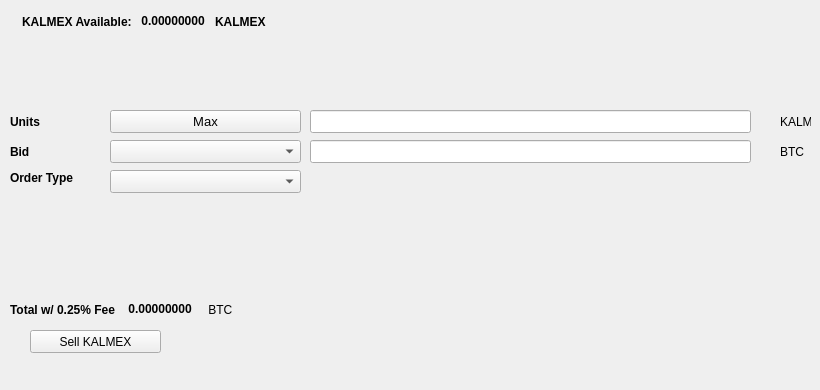
   <widget class="QWidget" name="SellTab">
    <attribute name="title">
     <string>Sell</string>
    </attribute>
    <widget class="QLabel" name="label_16">
     <property name="geometry">
      <rect>
       <x>780</x>
       <y>140</y>
       <width>31</width>
       <height>23</height>
      </rect>
     </property>
     <property name="text">
      <string>BTC</string>
     </property>
    </widget>
    <widget class="QComboBox" name="SellBidcomboBox">
     <property name="geometry">
      <rect>
       <x>110</x>
       <y>140</y>
       <width>191</width>
       <height>23</height>
      </rect>
     </property>
     <property name="font">
      <font>
       <pointsize>10</pointsize>
      </font>
     </property>
    </widget>
    <widget class="QLabel" name="label_18">
     <property name="geometry">
      <rect>
       <x>10</x>
       <y>110</y>
       <width>46</width>
       <height>23</height>
      </rect>
     </property>
     <property name="font">
      <font>
       <weight>75</weight>
       <bold>true</bold>
      </font>
     </property>
     <property name="text">
      <string>Units</string>
     </property>
    </widget>
    <widget class="QPushButton" name="Sell_Max_Amount">
     <property name="geometry">
      <rect>
       <x>110</x>
       <y>110</y>
       <width>191</width>
       <height>23</height>
      </rect>
     </property>
     <property name="font">
      <font>
       <pointsize>10</pointsize>
      </font>
     </property>
     <property name="text">
      <string>Max</string>
     </property>
    </widget>
    <widget class="QLabel" name="label_20">
     <property name="geometry">
      <rect>
       <x>10</x>
       <y>170</y>
       <width>91</width>
       <height>16</height>
      </rect>
     </property>
     <property name="font">
      <font>
       <weight>75</weight>
       <bold>true</bold>
      </font>
     </property>
     <property name="text">
      <string>Order Type</string>
     </property>
    </widget>
    <widget class="QComboBox" name="SellOrdertypeCombo">
     <property name="geometry">
      <rect>
       <x>110</x>
       <y>170</y>
       <width>191</width>
       <height>23</height>
      </rect>
     </property>
     <property name="font">
      <font>
       <pointsize>10</pointsize>
      </font>
     </property>
    </widget>
    <widget class="QLabel" name="label_21">
     <property name="geometry">
      <rect>
       <x>10</x>
       <y>140</y>
       <width>46</width>
       <height>23</height>
      </rect>
     </property>
     <property name="font">
      <font>
       <weight>75</weight>
       <bold>true</bold>
      </font>
     </property>
     <property name="text">
      <string>Bid</string>
     </property>
    </widget>
    <widget class="QLabel" name="label_22">
     <property name="geometry">
      <rect>
       <x>780</x>
       <y>110</y>
       <width>31</width>
       <height>23</height>
      </rect>
     </property>
     <property name="text">
      <string>KALMEX</string>
     </property>
    </widget>
    <widget class="QLineEdit" name="UnitsInputKALMEX">
     <property name="geometry">
      <rect>
       <x>310</x>
       <y>110</y>
       <width>441</width>
       <height>23</height>
      </rect>
     </property>
     <property name="font">
      <font>
       <pointsize>9</pointsize>
       <weight>75</weight>
       <bold>true</bold>
      </font>
     </property>
    </widget>
    <widget class="QLineEdit" name="SellBidPriceEdit">
     <property name="geometry">
      <rect>
       <x>310</x>
       <y>140</y>
       <width>441</width>
       <height>23</height>
      </rect>
     </property>
     <property name="font">
      <font>
       <pointsize>9</pointsize>
       <weight>75</weight>
       <bold>true</bold>
      </font>
     </property>
    </widget>
    <widget class="QPushButton" name="SellKALMEXBTN">
     <property name="geometry">
      <rect>
       <x>30</x>
       <y>330</y>
       <width>131</width>
       <height>23</height>
      </rect>
     </property>
     <property name="text">
      <string>Sell KALMEX</string>
     </property>
     <property name="icon">
      <iconset resource="../KALMEX">
       <normaloff>:/icons/bitcoin</normaloff>:/icons/bitcoin</iconset>
     </property>
    </widget>
    <widget class="QWidget" name="layoutWidget3">
     <property name="geometry">
      <rect>
       <x>22</x>
       <y>12</y>
       <width>258</width>
       <height>19</height>
      </rect>
     </property>
     <layout class="QHBoxLayout" name="horizontalLayout">
      <item>
       <widget class="QLabel" name="label232_2">
        <property name="font">
         <font>
          <weight>75</weight>
          <bold>true</bold>
         </font>
        </property>
        <property name="text">
         <string>KALMEX Available:</string>
        </property>
       </widget>
      </item>
      <item>
       <widget class="QLabel" name="KALMEXAvailableLabel">
        <property name="palette">
         <palette>
          <active>
           <colorrole role="WindowText">
            <brush brushstyle="SolidPattern">
             <color alpha="255">
              <red>0</red>
              <green>0</green>
              <blue>0</blue>
             </color>
            </brush>
           </colorrole>
           <colorrole role="Button">
            <brush brushstyle="SolidPattern">
             <color alpha="255">
              <red>0</red>
              <green>170</green>
              <blue>0</blue>
             </color>
            </brush>
           </colorrole>
           <colorrole role="Light">
            <brush brushstyle="SolidPattern">
             <color alpha="255">
              <red>0</red>
              <green>255</green>
              <blue>0</blue>
             </color>
            </brush>
           </colorrole>
           <colorrole role="Midlight">
            <brush brushstyle="SolidPattern">
             <color alpha="255">
              <red>0</red>
              <green>212</green>
              <blue>0</blue>
             </color>
            </brush>
           </colorrole>
           <colorrole role="Dark">
            <brush brushstyle="SolidPattern">
             <color alpha="255">
              <red>0</red>
              <green>85</green>
              <blue>0</blue>
             </color>
            </brush>
           </colorrole>
           <colorrole role="Mid">
            <brush brushstyle="SolidPattern">
             <color alpha="255">
              <red>0</red>
              <green>113</green>
              <blue>0</blue>
             </color>
            </brush>
           </colorrole>
           <colorrole role="Text">
            <brush brushstyle="SolidPattern">
             <color alpha="255">
              <red>0</red>
              <green>170</green>
              <blue>0</blue>
             </color>
            </brush>
           </colorrole>
           <colorrole role="BrightText">
            <brush brushstyle="SolidPattern">
             <color alpha="255">
              <red>255</red>
              <green>255</green>
              <blue>255</blue>
             </color>
            </brush>
           </colorrole>
           <colorrole role="ButtonText">
            <brush brushstyle="SolidPattern">
             <color alpha="255">
              <red>0</red>
              <green>0</green>
              <blue>0</blue>
             </color>
            </brush>
           </colorrole>
           <colorrole role="Base">
            <brush brushstyle="SolidPattern">
             <color alpha="255">
              <red>255</red>
              <green>255</green>
              <blue>255</blue>
             </color>
            </brush>
           </colorrole>
           <colorrole role="Window">
            <brush brushstyle="SolidPattern">
             <color alpha="255">
              <red>0</red>
              <green>170</green>
              <blue>0</blue>
             </color>
            </brush>
           </colorrole>
           <colorrole role="Shadow">
            <brush brushstyle="SolidPattern">
             <color alpha="255">
              <red>0</red>
              <green>0</green>
              <blue>0</blue>
             </color>
            </brush>
           </colorrole>
           <colorrole role="AlternateBase">
            <brush brushstyle="SolidPattern">
             <color alpha="255">
              <red>127</red>
              <green>212</green>
              <blue>127</blue>
             </color>
            </brush>
           </colorrole>
           <colorrole role="ToolTipBase">
            <brush brushstyle="SolidPattern">
             <color alpha="255">
              <red>255</red>
              <green>255</green>
              <blue>220</blue>
             </color>
            </brush>
           </colorrole>
           <colorrole role="ToolTipText">
            <brush brushstyle="SolidPattern">
             <color alpha="255">
              <red>0</red>
              <green>0</green>
              <blue>0</blue>
             </color>
            </brush>
           </colorrole>
          </active>
          <inactive>
           <colorrole role="WindowText">
            <brush brushstyle="SolidPattern">
             <color alpha="255">
              <red>0</red>
              <green>0</green>
              <blue>0</blue>
             </color>
            </brush>
           </colorrole>
           <colorrole role="Button">
            <brush brushstyle="SolidPattern">
             <color alpha="255">
              <red>0</red>
              <green>170</green>
              <blue>0</blue>
             </color>
            </brush>
           </colorrole>
           <colorrole role="Light">
            <brush brushstyle="SolidPattern">
             <color alpha="255">
              <red>0</red>
              <green>255</green>
              <blue>0</blue>
             </color>
            </brush>
           </colorrole>
           <colorrole role="Midlight">
            <brush brushstyle="SolidPattern">
             <color alpha="255">
              <red>0</red>
              <green>212</green>
              <blue>0</blue>
             </color>
            </brush>
           </colorrole>
           <colorrole role="Dark">
            <brush brushstyle="SolidPattern">
             <color alpha="255">
              <red>0</red>
              <green>85</green>
              <blue>0</blue>
             </color>
            </brush>
           </colorrole>
           <colorrole role="Mid">
            <brush brushstyle="SolidPattern">
             <color alpha="255">
              <red>0</red>
              <green>113</green>
              <blue>0</blue>
             </color>
            </brush>
           </colorrole>
           <colorrole role="Text">
            <brush brushstyle="SolidPattern">
             <color alpha="255">
              <red>0</red>
              <green>170</green>
              <blue>0</blue>
             </color>
            </brush>
           </colorrole>
           <colorrole role="BrightText">
            <brush brushstyle="SolidPattern">
             <color alpha="255">
              <red>255</red>
              <green>255</green>
              <blue>255</blue>
             </color>
            </brush>
           </colorrole>
           <colorrole role="ButtonText">
            <brush brushstyle="SolidPattern">
             <color alpha="255">
              <red>0</red>
              <green>0</green>
              <blue>0</blue>
             </color>
            </brush>
           </colorrole>
           <colorrole role="Base">
            <brush brushstyle="SolidPattern">
             <color alpha="255">
              <red>255</red>
              <green>255</green>
              <blue>255</blue>
             </color>
            </brush>
           </colorrole>
           <colorrole role="Window">
            <brush brushstyle="SolidPattern">
             <color alpha="255">
              <red>0</red>
              <green>170</green>
              <blue>0</blue>
             </color>
            </brush>
           </colorrole>
           <colorrole role="Shadow">
            <brush brushstyle="SolidPattern">
             <color alpha="255">
              <red>0</red>
              <green>0</green>
              <blue>0</blue>
             </color>
            </brush>
           </colorrole>
           <colorrole role="AlternateBase">
            <brush brushstyle="SolidPattern">
             <color alpha="255">
              <red>127</red>
              <green>212</green>
              <blue>127</blue>
             </color>
            </brush>
           </colorrole>
           <colorrole role="ToolTipBase">
            <brush brushstyle="SolidPattern">
             <color alpha="255">
              <red>255</red>
              <green>255</green>
              <blue>220</blue>
             </color>
            </brush>
           </colorrole>
           <colorrole role="ToolTipText">
            <brush brushstyle="SolidPattern">
             <color alpha="255">
              <red>0</red>
              <green>0</green>
              <blue>0</blue>
             </color>
            </brush>
           </colorrole>
          </inactive>
          <disabled>
           <colorrole role="WindowText">
            <brush brushstyle="SolidPattern">
             <color alpha="255">
              <red>0</red>
              <green>85</green>
              <blue>0</blue>
             </color>
            </brush>
           </colorrole>
           <colorrole role="Button">
            <brush brushstyle="SolidPattern">
             <color alpha="255">
              <red>0</red>
              <green>170</green>
              <blue>0</blue>
             </color>
            </brush>
           </colorrole>
           <colorrole role="Light">
            <brush brushstyle="SolidPattern">
             <color alpha="255">
              <red>0</red>
              <green>255</green>
              <blue>0</blue>
             </color>
            </brush>
           </colorrole>
           <colorrole role="Midlight">
            <brush brushstyle="SolidPattern">
             <color alpha="255">
              <red>0</red>
              <green>212</green>
              <blue>0</blue>
             </color>
            </brush>
           </colorrole>
           <colorrole role="Dark">
            <brush brushstyle="SolidPattern">
             <color alpha="255">
              <red>0</red>
              <green>85</green>
              <blue>0</blue>
             </color>
            </brush>
           </colorrole>
           <colorrole role="Mid">
            <brush brushstyle="SolidPattern">
             <color alpha="255">
              <red>0</red>
              <green>113</green>
              <blue>0</blue>
             </color>
            </brush>
           </colorrole>
           <colorrole role="Text">
            <brush brushstyle="SolidPattern">
             <color alpha="255">
              <red>0</red>
              <green>85</green>
              <blue>0</blue>
             </color>
            </brush>
           </colorrole>
           <colorrole role="BrightText">
            <brush brushstyle="SolidPattern">
             <color alpha="255">
              <red>255</red>
              <green>255</green>
              <blue>255</blue>
             </color>
            </brush>
           </colorrole>
           <colorrole role="ButtonText">
            <brush brushstyle="SolidPattern">
             <color alpha="255">
              <red>0</red>
              <green>85</green>
              <blue>0</blue>
             </color>
            </brush>
           </colorrole>
           <colorrole role="Base">
            <brush brushstyle="SolidPattern">
             <color alpha="255">
              <red>0</red>
              <green>170</green>
              <blue>0</blue>
             </color>
            </brush>
           </colorrole>
           <colorrole role="Window">
            <brush brushstyle="SolidPattern">
             <color alpha="255">
              <red>0</red>
              <green>170</green>
              <blue>0</blue>
             </color>
            </brush>
           </colorrole>
           <colorrole role="Shadow">
            <brush brushstyle="SolidPattern">
             <color alpha="255">
              <red>0</red>
              <green>0</green>
              <blue>0</blue>
             </color>
            </brush>
           </colorrole>
           <colorrole role="AlternateBase">
            <brush brushstyle="SolidPattern">
             <color alpha="255">
              <red>0</red>
              <green>170</green>
              <blue>0</blue>
             </color>
            </brush>
           </colorrole>
           <colorrole role="ToolTipBase">
            <brush brushstyle="SolidPattern">
             <color alpha="255">
              <red>255</red>
              <green>255</green>
              <blue>220</blue>
             </color>
            </brush>
           </colorrole>
           <colorrole role="ToolTipText">
            <brush brushstyle="SolidPattern">
             <color alpha="255">
              <red>0</red>
              <green>0</green>
              <blue>0</blue>
             </color>
            </brush>
           </colorrole>
          </disabled>
         </palette>
        </property>
        <property name="font">
         <font>
          <weight>75</weight>
          <bold>true</bold>
         </font>
        </property>
        <property name="text">
         <string> 0.00000000 </string>
        </property>
        <property name="textInteractionFlags">
         <set>Qt::LinksAccessibleByMouse|Qt::TextSelectableByKeyboard|Qt::TextSelectableByMouse</set>
        </property>
       </widget>
      </item>
      <item>
       <widget class="QLabel" name="labelKALMEX">
        <property name="font">
         <font>
          <weight>75</weight>
          <bold>true</bold>
         </font>
        </property>
        <property name="text">
         <string>KALMEX</string>
        </property>
       </widget>
      </item>
     </layout>
    </widget>
    <widget class="QWidget" name="layoutWidget">
     <property name="geometry">
      <rect>
       <x>10</x>
       <y>300</y>
       <width>268</width>
       <height>19</height>
      </rect>
     </property>
     <layout class="QHBoxLayout" name="horizontalLayout_2">
      <item>
       <widget class="QLabel" name="label_19">
        <property name="font">
         <font>
          <weight>75</weight>
          <bold>true</bold>
         </font>
        </property>
        <property name="text">
         <string>Total w/ 0.25% Fee </string>
        </property>
       </widget>
      </item>
      <item>
       <widget class="QLabel" name="SellCostLabel">
        <property name="palette">
         <palette>
          <active>
           <colorrole role="WindowText">
            <brush brushstyle="SolidPattern">
             <color alpha="255">
              <red>0</red>
              <green>0</green>
              <blue>0</blue>
             </color>
            </brush>
           </colorrole>
           <colorrole role="Button">
            <brush brushstyle="SolidPattern">
             <color alpha="255">
              <red>0</red>
              <green>170</green>
              <blue>0</blue>
             </color>
            </brush>
           </colorrole>
           <colorrole role="Light">
            <brush brushstyle="SolidPattern">
             <color alpha="255">
              <red>0</red>
              <green>255</green>
              <blue>0</blue>
             </color>
            </brush>
           </colorrole>
           <colorrole role="Midlight">
            <brush brushstyle="SolidPattern">
             <color alpha="255">
              <red>0</red>
              <green>212</green>
              <blue>0</blue>
             </color>
            </brush>
           </colorrole>
           <colorrole role="Dark">
            <brush brushstyle="SolidPattern">
             <color alpha="255">
              <red>0</red>
              <green>85</green>
              <blue>0</blue>
             </color>
            </brush>
           </colorrole>
           <colorrole role="Mid">
            <brush brushstyle="SolidPattern">
             <color alpha="255">
              <red>0</red>
              <green>113</green>
              <blue>0</blue>
             </color>
            </brush>
           </colorrole>
           <colorrole role="Text">
            <brush brushstyle="SolidPattern">
             <color alpha="255">
              <red>0</red>
              <green>170</green>
              <blue>0</blue>
             </color>
            </brush>
           </colorrole>
           <colorrole role="BrightText">
            <brush brushstyle="SolidPattern">
             <color alpha="255">
              <red>255</red>
              <green>255</green>
              <blue>255</blue>
             </color>
            </brush>
           </colorrole>
           <colorrole role="ButtonText">
            <brush brushstyle="SolidPattern">
             <color alpha="255">
              <red>0</red>
              <green>0</green>
              <blue>0</blue>
             </color>
            </brush>
           </colorrole>
           <colorrole role="Base">
            <brush brushstyle="SolidPattern">
             <color alpha="255">
              <red>255</red>
              <green>255</green>
              <blue>255</blue>
             </color>
            </brush>
           </colorrole>
           <colorrole role="Window">
            <brush brushstyle="SolidPattern">
             <color alpha="255">
              <red>0</red>
              <green>170</green>
              <blue>0</blue>
             </color>
            </brush>
           </colorrole>
           <colorrole role="Shadow">
            <brush brushstyle="SolidPattern">
             <color alpha="255">
              <red>0</red>
              <green>0</green>
              <blue>0</blue>
             </color>
            </brush>
           </colorrole>
           <colorrole role="AlternateBase">
            <brush brushstyle="SolidPattern">
             <color alpha="255">
              <red>127</red>
              <green>212</green>
              <blue>127</blue>
             </color>
            </brush>
           </colorrole>
           <colorrole role="ToolTipBase">
            <brush brushstyle="SolidPattern">
             <color alpha="255">
              <red>255</red>
              <green>255</green>
              <blue>220</blue>
             </color>
            </brush>
           </colorrole>
           <colorrole role="ToolTipText">
            <brush brushstyle="SolidPattern">
             <color alpha="255">
              <red>0</red>
              <green>0</green>
              <blue>0</blue>
             </color>
            </brush>
           </colorrole>
          </active>
          <inactive>
           <colorrole role="WindowText">
            <brush brushstyle="SolidPattern">
             <color alpha="255">
              <red>0</red>
              <green>0</green>
              <blue>0</blue>
             </color>
            </brush>
           </colorrole>
           <colorrole role="Button">
            <brush brushstyle="SolidPattern">
             <color alpha="255">
              <red>0</red>
              <green>170</green>
              <blue>0</blue>
             </color>
            </brush>
           </colorrole>
           <colorrole role="Light">
            <brush brushstyle="SolidPattern">
             <color alpha="255">
              <red>0</red>
              <green>255</green>
              <blue>0</blue>
             </color>
            </brush>
           </colorrole>
           <colorrole role="Midlight">
            <brush brushstyle="SolidPattern">
             <color alpha="255">
              <red>0</red>
              <green>212</green>
              <blue>0</blue>
             </color>
            </brush>
           </colorrole>
           <colorrole role="Dark">
            <brush brushstyle="SolidPattern">
             <color alpha="255">
              <red>0</red>
              <green>85</green>
              <blue>0</blue>
             </color>
            </brush>
           </colorrole>
           <colorrole role="Mid">
            <brush brushstyle="SolidPattern">
             <color alpha="255">
              <red>0</red>
              <green>113</green>
              <blue>0</blue>
             </color>
            </brush>
           </colorrole>
           <colorrole role="Text">
            <brush brushstyle="SolidPattern">
             <color alpha="255">
              <red>0</red>
              <green>170</green>
              <blue>0</blue>
             </color>
            </brush>
           </colorrole>
           <colorrole role="BrightText">
            <brush brushstyle="SolidPattern">
             <color alpha="255">
              <red>255</red>
              <green>255</green>
              <blue>255</blue>
             </color>
            </brush>
           </colorrole>
           <colorrole role="ButtonText">
            <brush brushstyle="SolidPattern">
             <color alpha="255">
              <red>0</red>
              <green>0</green>
              <blue>0</blue>
             </color>
            </brush>
           </colorrole>
           <colorrole role="Base">
            <brush brushstyle="SolidPattern">
             <color alpha="255">
              <red>255</red>
              <green>255</green>
              <blue>255</blue>
             </color>
            </brush>
           </colorrole>
           <colorrole role="Window">
            <brush brushstyle="SolidPattern">
             <color alpha="255">
              <red>0</red>
              <green>170</green>
              <blue>0</blue>
             </color>
            </brush>
           </colorrole>
           <colorrole role="Shadow">
            <brush brushstyle="SolidPattern">
             <color alpha="255">
              <red>0</red>
              <green>0</green>
              <blue>0</blue>
             </color>
            </brush>
           </colorrole>
           <colorrole role="AlternateBase">
            <brush brushstyle="SolidPattern">
             <color alpha="255">
              <red>127</red>
              <green>212</green>
              <blue>127</blue>
             </color>
            </brush>
           </colorrole>
           <colorrole role="ToolTipBase">
            <brush brushstyle="SolidPattern">
             <color alpha="255">
              <red>255</red>
              <green>255</green>
              <blue>220</blue>
             </color>
            </brush>
           </colorrole>
           <colorrole role="ToolTipText">
            <brush brushstyle="SolidPattern">
             <color alpha="255">
              <red>0</red>
              <green>0</green>
              <blue>0</blue>
             </color>
            </brush>
           </colorrole>
          </inactive>
          <disabled>
           <colorrole role="WindowText">
            <brush brushstyle="SolidPattern">
             <color alpha="255">
              <red>0</red>
              <green>85</green>
              <blue>0</blue>
             </color>
            </brush>
           </colorrole>
           <colorrole role="Button">
            <brush brushstyle="SolidPattern">
             <color alpha="255">
              <red>0</red>
              <green>170</green>
              <blue>0</blue>
             </color>
            </brush>
           </colorrole>
           <colorrole role="Light">
            <brush brushstyle="SolidPattern">
             <color alpha="255">
              <red>0</red>
              <green>255</green>
              <blue>0</blue>
             </color>
            </brush>
           </colorrole>
           <colorrole role="Midlight">
            <brush brushstyle="SolidPattern">
             <color alpha="255">
              <red>0</red>
              <green>212</green>
              <blue>0</blue>
             </color>
            </brush>
           </colorrole>
           <colorrole role="Dark">
            <brush brushstyle="SolidPattern">
             <color alpha="255">
              <red>0</red>
              <green>85</green>
              <blue>0</blue>
             </color>
            </brush>
           </colorrole>
           <colorrole role="Mid">
            <brush brushstyle="SolidPattern">
             <color alpha="255">
              <red>0</red>
              <green>113</green>
              <blue>0</blue>
             </color>
            </brush>
           </colorrole>
           <colorrole role="Text">
            <brush brushstyle="SolidPattern">
             <color alpha="255">
              <red>0</red>
              <green>85</green>
              <blue>0</blue>
             </color>
            </brush>
           </colorrole>
           <colorrole role="BrightText">
            <brush brushstyle="SolidPattern">
             <color alpha="255">
              <red>255</red>
              <green>255</green>
              <blue>255</blue>
             </color>
            </brush>
           </colorrole>
           <colorrole role="ButtonText">
            <brush brushstyle="SolidPattern">
             <color alpha="255">
              <red>0</red>
              <green>85</green>
              <blue>0</blue>
             </color>
            </brush>
           </colorrole>
           <colorrole role="Base">
            <brush brushstyle="SolidPattern">
             <color alpha="255">
              <red>0</red>
              <green>170</green>
              <blue>0</blue>
             </color>
            </brush>
           </colorrole>
           <colorrole role="Window">
            <brush brushstyle="SolidPattern">
             <color alpha="255">
              <red>0</red>
              <green>170</green>
              <blue>0</blue>
             </color>
            </brush>
           </colorrole>
           <colorrole role="Shadow">
            <brush brushstyle="SolidPattern">
             <color alpha="255">
              <red>0</red>
              <green>0</green>
              <blue>0</blue>
             </color>
            </brush>
           </colorrole>
           <colorrole role="AlternateBase">
            <brush brushstyle="SolidPattern">
             <color alpha="255">
              <red>0</red>
              <green>170</green>
              <blue>0</blue>
             </color>
            </brush>
           </colorrole>
           <colorrole role="ToolTipBase">
            <brush brushstyle="SolidPattern">
             <color alpha="255">
              <red>255</red>
              <green>255</green>
              <blue>220</blue>
             </color>
            </brush>
           </colorrole>
           <colorrole role="ToolTipText">
            <brush brushstyle="SolidPattern">
             <color alpha="255">
              <red>0</red>
              <green>0</green>
              <blue>0</blue>
             </color>
            </brush>
           </colorrole>
          </disabled>
         </palette>
        </property>
        <property name="font">
         <font>
          <weight>75</weight>
          <bold>true</bold>
         </font>
        </property>
        <property name="autoFillBackground">
         <bool>false</bool>
        </property>
        <property name="text">
         <string> 0.00000000</string>
        </property>
        <property name="textInteractionFlags">
         <set>Qt::LinksAccessibleByMouse|Qt::TextSelectableByMouse</set>
        </property>
       </widget>
      </item>
      <item>
       <widget class="QLabel" name="label_17">
        <property name="font">
         <font>
          <weight>50</weight>
          <bold>false</bold>
         </font>
        </property>
        <property name="text">
         <string> BTC</string>
        </property>
       </widget>
      </item>
     </layout>
    </widget>
    <widget class="QLabel" name="label_23">
     <property name="geometry">
      <rect>
       <x>460</x>
       <y>300</y>
       <width>281</width>
       <height>81</height>
      </rect>
     </property>
     <property name="text">
      <string/>
     </property>
     <property name="pixmap">
      <pixmap>:/images/bittrex</pixmap>
     </property>
    </widget>
   </widget>
